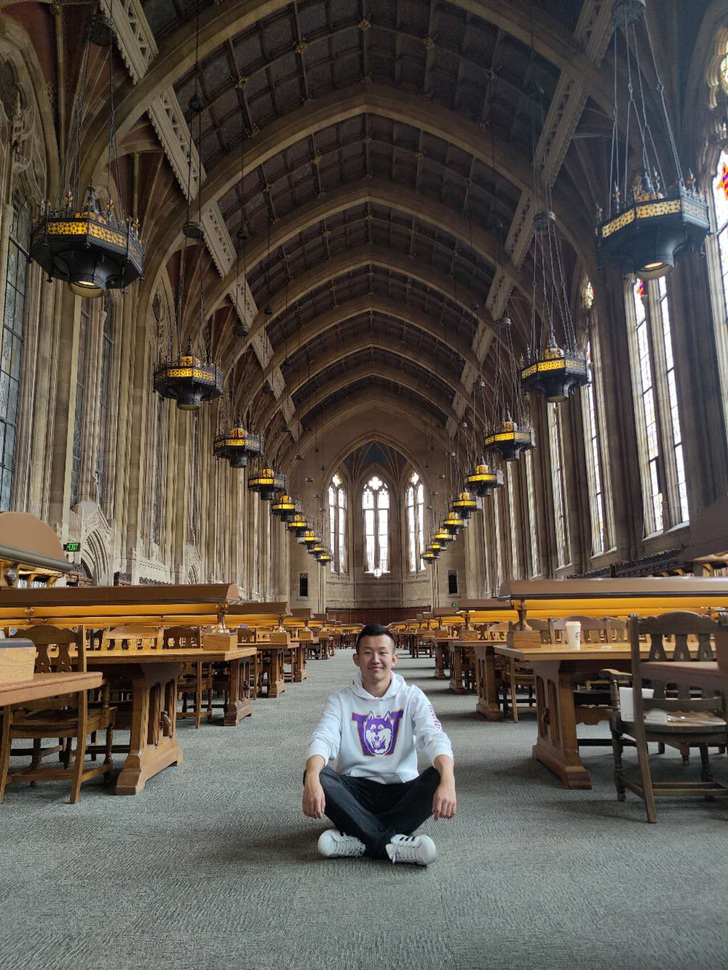
#> input picture withme.png, 728 x 970 px, shrunk from 1280 x 1706 before the run
$ python HW1.py
#> lines starting #> are read from the running program, lines starting #| are printed output that depends on the picture; long printed decimals are rounded
#!/usr/bin/env python
# coding: utf-8

# # HW 1
# Name: Xihao Cao
#
# ID: U54244272
#
#
# Date: 09/25/2022
#
#
# ## Task1
# ### (1) Show the images selected

# In[270]:


# Task 1
import numpy as np
import matplotlib.pyplot as plt
import skimage.io
import skimage.color
get_ipython().run_line_magic('matplotlib', 'widget')
#reference: https://datacarpentry.org/image-processing/05-creating-histograms/

# read the images
withme = skimage.io.imread(fname = "withme.png", as_gray = True)
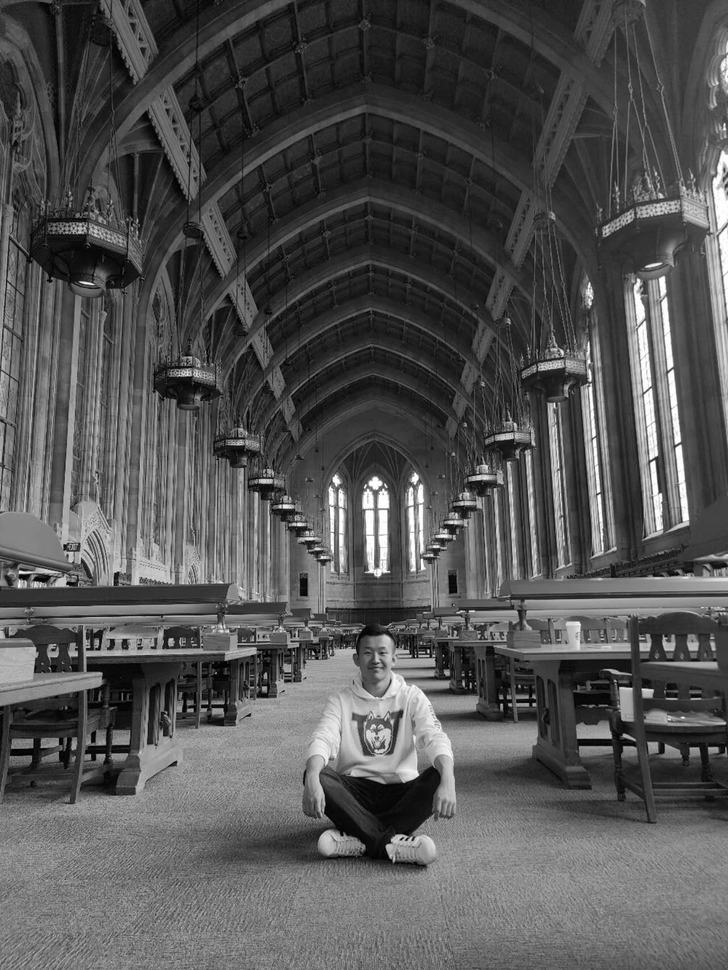
#> withme: shape (970, 728) float64; min 0, max 1, mean 0.33
withoutme = skimage.io.imread(fname = "withoutme.png", as_gray = True)
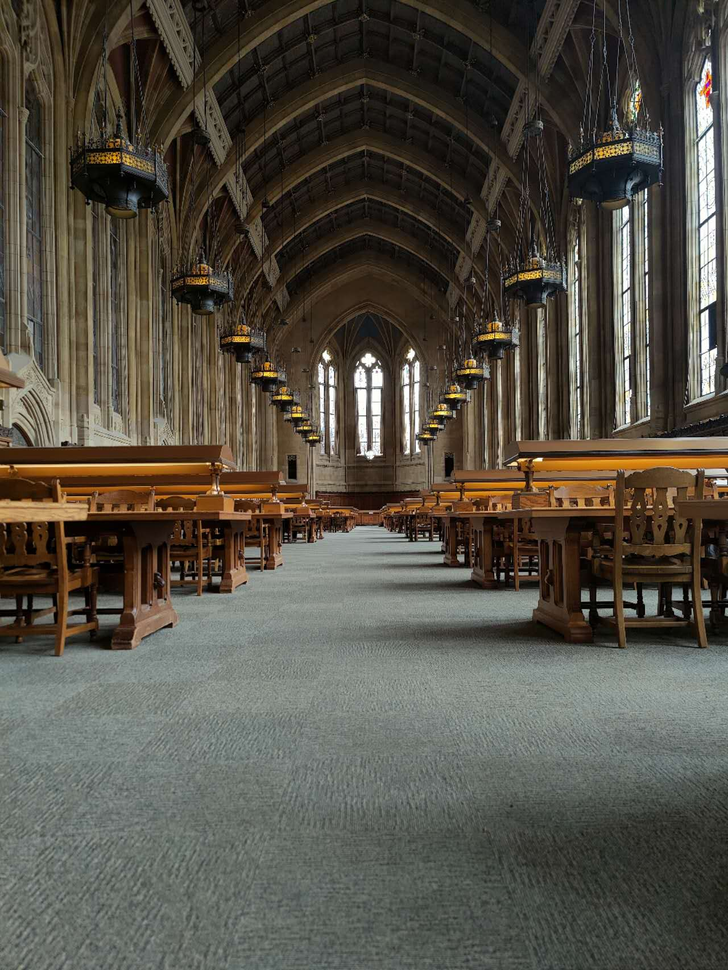
#> input picture withoutme.png, 728 x 970 px, shrunk from 1280 x 1706 before the run
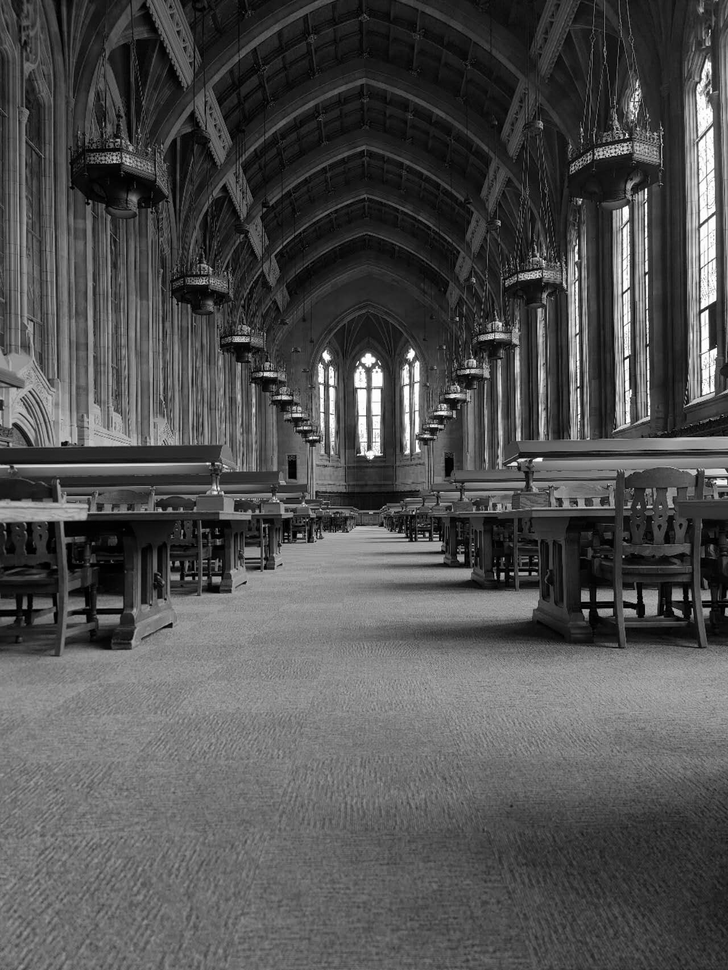
#> withoutme: shape (970, 728) float64; min 0, max 1, mean 0.314

# disply the images
fig, ax = plt.subplots()
plt.imshow(withme, cmap = "gray")
fig, ax = plt.subplots()
plt.imshow(withoutme, cmap = "gray")


# The two imgaes selected are ploted above, the first one is me sitting on the library floor, while the other is the same place without me.

# ### (2) Plot the gray scale histograms of two images

# In[271]:


#hiscount stores the count of each gray scale from 0-255, binedges stores the bin boundaries info
hiscount1, bin_edges1 = np.histogram(withme, bins = 256, range = (0, 1))
#> hiscount1 = 256 values, max 7846 at index 41, min 83 at index 0, mean 2758.4; bin_edges1 = 257 values from 0 to 1
hiscount2, bin_edges2 = np.histogram(withoutme, bins = 256, range = (0, 1))
#> hiscount2 = 256 values, max 6742 at index 28, min 81 at index 223, mean 2758.4; bin_edges2 = 257 values from 0 to 1
#| 0.3164
#| 0.31


# In[272]:


#plot the gray scale histograms
plt.figure()
plt.title("with_me image gray scale")
plt.xlabel("grey scale")
plt.ylabel("pixel count")
plt.plot(bin_edges1[0:-1], hiscount1)

plt.figure()
plt.title("without_me image gray scale")
plt.xlabel("grey scale")
plt.ylabel("pixel count")
plt.plot(bin_edges2[0:-1], hiscount2)


# In the two plots above I plot the gray scale frequency distributions of two images, as we can see, there is not much difference between them.

# In[273]:


# try another plot function
with_gray = withme.flatten()
plt.figure()
plt.title("with_me image gray scale")
plt.xlabel("grey scale")
plt.ylabel("pixel count")
plt.hist(with_gray, bins=256, range=(0, 1))

without_gray = withoutme.flatten()
plt.figure()
plt.title("without_me image gray scale")
plt.xlabel("grey scale")
plt.ylabel("pixel count")
plt.hist(without_gray, bins=256, range=(0, 1))


# The two plots above are also the gray scale distributions of the two images, but in a histogram format.

# ### (3) calculated the kl div, js div, and conduct ks test on the images

# In[274]:


# calculate KL-div
def kl_divergence(p, q):
    # normalise
    p = 1.0*p / np.sum(p, axis=0)
    q = 1.0*q / np.sum(q, axis=0)
    #additional check to not divide by zero
    return np.sum(np.where((p != 0) & (q != 0), p * np.log(p / q), 0))


# calculate JS-div
def js_divergence(p,q):
    p = 1.0*p / np.sum(p, axis=0)
    q = 1.0*q / np.sum(q, axis=0)
    m = 0.5 * (p + q)
    js = (kl_divergence(p, m) + kl_divergence(q, m))/2
#> js = 0.0698
    return js

print(kl_divergence(with_gray, without_gray))
print(kl_divergence(without_gray, with_gray))

print(js_divergence(with_gray, without_gray))
#| 0.06976
print(js_divergence(without_gray, with_gray))
#| 0.06976


# perform Kolmogorov-Smirnov Test
from scipy.stats import kstest
print(kstest(with_gray, without_gray))
#| KstestResult(statistic=0.06747, pvalue=0.0, statistic_location=0.1159, statistic_sign=-1)


# The kl-div(with me || without me) is 0.33075205822183734, while the kl-div(without me || with me) is 0.32174107266354685, which are relative small since the two images seleceted are very similar.
#
# The js-div(with me || without me) = js-div(without me || with me) = 0.07207435666194287, which is also not big, also states that the two images are fairly similar in gray scale.
#
# The KS test gives us a statistic = 0.06991592174677608 with pvalue = 0.0, also supports the viewpoint that two images are similar.

# ## Task 2
# ### (1) Simulate 3D data

# In[291]:


# reference: https://towardsdatascience.com/gaussian-mixture-models-d13a5e915c8e
import numpy as np
import sklearn.mixture as skm
from sklearn.mixture import GaussianMixture
from matplotlib import pyplot as plt
import seaborn as sns
sns.set()

## Generate synthetic data
N,D = 200, 3 # number of points and dimenstinality


means = np.array([[0.4, 0.3, 0.4],
                  [0, 0.5, 0.5],
                  [0.7, 0.7, 0.4]])
covs = np.array([np.diag([0.01, 0.01, 0.03]),
                 np.diag([0.01, 0.05, 0.01]),
                 np.diag([0.03, 0.07, 0.01])])
n_gaussians = means.shape[0]

# Next, we generate points using a multivariate normal distribution

points = []
for i in range(n_gaussians):
    x = np.random.multivariate_normal(means[i], covs[i], N )
    points.append(x)
points = np.concatenate(points)


# ### (2) Cluster the data using Guassian Mixture Modeling with EM

# In[292]:


#reference: https://www.itzikbs.com/gaussian-mixture-model-gmm-3d-point-cloud-classification-primer
#fit the gaussian models with 1, 5, 30 iterations

gmm1 = skm.GaussianMixture(n_components=n_gaussians, covariance_type='diag', max_iter = 5)
gmm1.fit(points)

gmm2 = skm.GaussianMixture(n_components=n_gaussians, covariance_type='diag', max_iter = 12)
gmm2.fit(points)

gmm3 = skm.GaussianMixture(n_components=n_gaussians, covariance_type='diag', max_iter = 30)
gmm3.fit(points)


# The itertation times of gmm1,2,3 are 5, 12, 30 respectively.

# ### （3）

# In[277]:


# This is a visualization function used to plot the GMM
import matplotlib.patches as patches
from mpl_toolkits.mplot3d import Axes3D
import matplotlib.cm as cmx
import os
# reference: https://github.com/sitzikbs/gmm_tutorial/blob/master/visualization.py

def visualize_3d_gmm(points, w, mu, stdev, export=True):
    '''
    plots points and their corresponding gmm model in 3D
    Input:
        points: N X 3, sampled points
        w: n_gaussians, gmm weights
        mu: 3 X n_gaussians, gmm means
        stdev: 3 X n_gaussians, gmm standard deviation (assuming diagonal covariance matrix)
    Output:
        None
    '''
#> called with points = array of shape (600, 3), w = array of shape (3,), mu = array of shape (3, 3), stdev = array of shape (3, 3), export = True

    n_gaussians = mu.shape[1]
    N = int(np.round(points.shape[0] / n_gaussians))
    # Visualize data
    fig = plt.figure(figsize=(8, 8))
    axes = fig.add_subplot(111, projection='3d')
    axes.set_xlim([-1, 1])
    axes.set_ylim([-1, 1])
    axes.set_zlim([-1, 1])
    plt.set_cmap('Set1')
    colors = cmx.Set1(np.linspace(0, 1, n_gaussians))
    for i in range(n_gaussians):
        idx = range(i * N, (i + 1) * N)
        axes.scatter(points[idx, 0], points[idx, 1], points[idx, 2], alpha=0.3, c=colors[i])
        plot_sphere(w=w[i], c=mu[:, i], r=stdev[:, i], ax=axes)

    plt.title('3D GMM')
    axes.set_xlabel('X')
    axes.set_ylabel('Y')
    axes.set_zlabel('Z')
    axes.view_init(35.246, 45)
    if export:
        if not os.path.exists('images/'): os.mkdir('images/')
        plt.savefig('images/3D_GMM_demonstration.png', dpi=100, format='png')
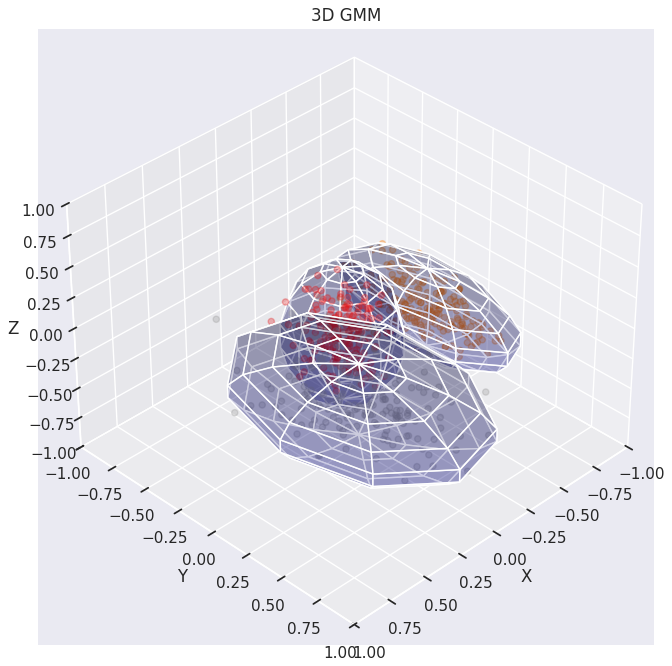
#> figure drawn by matplotlib, 1 panel
    plt.show()
#> figure, not shown here; curve peaks at x = 0.16, y = 7846
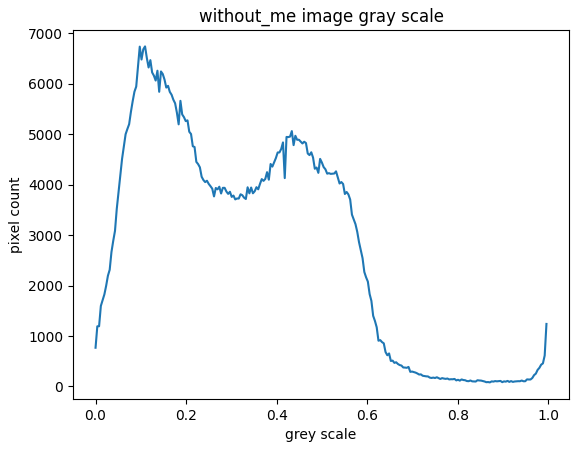
#> figure drawn by matplotlib, 1 panel; curve peaks at x = 0.109, y = 6742
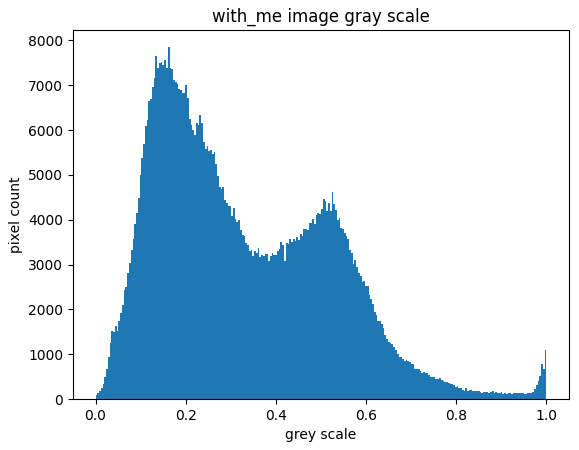
#> figure drawn by matplotlib, 1 panel; tallest bar 7846 high, from x = 0.16 to 0.164
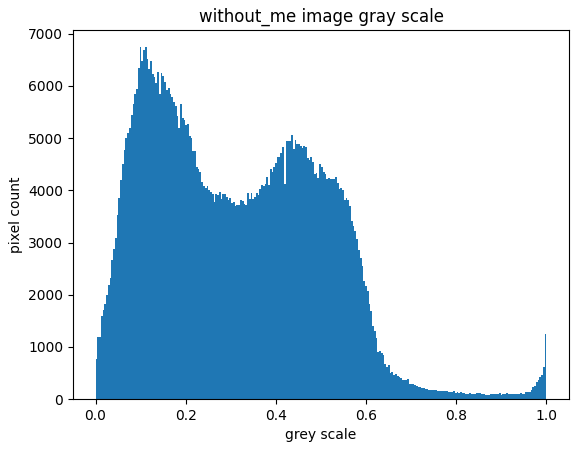
#> figure drawn by matplotlib, 1 panel; tallest bar 6742 high, from x = 0.109 to 0.113


def plot_sphere(w=0, c=[0,0,0], r=[1, 1, 1], subdev=10, ax=None, sigma_multiplier=3):
    '''
        plot a sphere surface
        Input:
            c: 3 elements list, sphere center
            r: 3 element list, sphere original scale in each axis ( allowing to draw elipsoids)
            subdiv: scalar, number of subdivisions (subdivision^2 points sampled on the surface)
            ax: optional pyplot axis object to plot the sphere in.
            sigma_multiplier: sphere additional scale (choosing an std value when plotting gaussians)
        Output:
            ax: pyplot axis object
    '''

    if ax is None:
        fig = plt.figure()
        ax = fig.add_subplot(111, projection='3d')
    pi = np.pi
    cos = np.cos
    sin = np.sin
    phi, theta = np.mgrid[0.0:pi:complex(0,subdev), 0.0:2.0 * pi:complex(0,subdev)]
    x = sigma_multiplier*r[0] * sin(phi) * cos(theta) + c[0]
    y = sigma_multiplier*r[1] * sin(phi) * sin(theta) + c[1]
    z = sigma_multiplier*r[2] * cos(phi) + c[2]
    cmap = cmx.ScalarMappable()
    cmap.set_cmap('jet')
    c = cmap.to_rgba(w)

    ax.plot_surface(x, y, z, color=c, alpha=0.2, linewidth=1)

    return ax


# In[293]:


visualize_3d_gmm(points, gmm1.weights_, gmm1.means_.T, np.sqrt(gmm1.covariances_).T)

visualize_3d_gmm(points, gmm2.weights_, gmm2.means_.T, np.sqrt(gmm2.covariances_).T)

visualize_3d_gmm(points, gmm3.weights_, gmm3.means_.T, np.sqrt(gmm3.covariances_).T)


# As we can see, as the EM iteration times increase, the model gets a better ability to cluster the data. However, since the simulated data are designed to have clear boundaries, so it does not need that much of iterations to get the optimal model, so the difference between each iterations are not huge.
